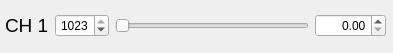
<?xml version="1.0" encoding="UTF-8"?>
<ui version="4.0">
 <class>TamexChannel</class>
 <widget class="QWidget" name="TamexChannel">
  <property name="geometry">
   <rect>
    <x>0</x>
    <y>0</y>
    <width>393</width>
    <height>53</height>
   </rect>
  </property>
  <property name="windowTitle">
   <string>Form</string>
  </property>
  <widget class="QWidget" name="">
   <property name="geometry">
    <rect>
     <x>5</x>
     <y>10</y>
     <width>381</width>
     <height>31</height>
    </rect>
   </property>
   <layout class="QHBoxLayout" name="horizontalLayout">
    <item>
     <widget class="QLabel" name="lbl_ch">
      <property name="font">
       <font>
        <pointsize>14</pointsize>
       </font>
      </property>
      <property name="text">
       <string>CH 1</string>
      </property>
     </widget>
    </item>
    <item>
     <widget class="QSpinBox" name="sb_dac">
      <property name="alignment">
       <set>Qt::AlignRight|Qt::AlignTrailing|Qt::AlignVCenter</set>
      </property>
      <property name="maximum">
       <number>1023</number>
      </property>
      <property name="value">
       <number>1023</number>
      </property>
     </widget>
    </item>
    <item>
     <widget class="QSlider" name="isb_dac">
      <property name="orientation">
       <enum>Qt::Horizontal</enum>
      </property>
     </widget>
    </item>
    <item>
     <widget class="QDoubleSpinBox" name="dsb_mV">
      <property name="alignment">
       <set>Qt::AlignRight|Qt::AlignTrailing|Qt::AlignVCenter</set>
      </property>
      <property name="maximum">
       <double>1000.000000000000000</double>
      </property>
     </widget>
    </item>
   </layout>
  </widget>
 </widget>
 <resources/>
 <connections/>
</ui>
